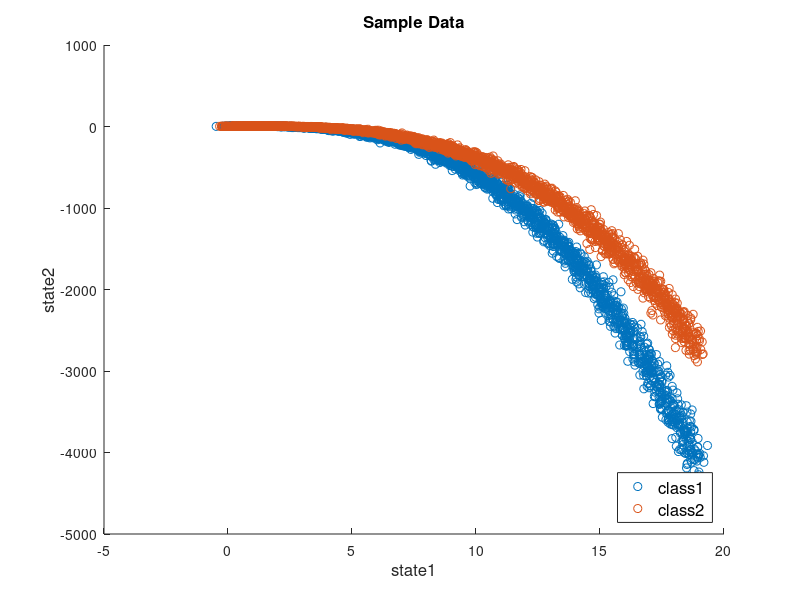

This chart was generated by the following MATLAB code: (Note: this script raises an error after producing the figure.)
clear all

%% fake grasper data runs
runs = 50;

nn = 100;
noiz = 0.2;

rangen = [0 6*pi];

paramsg1 = [2; 3; -0.3; -0.6]; %m, b
paramsg2 = [2; 3; -0.2; -0.4]; %m, b

Data_Online = [];
Y_Online = [];
Data_train = [];
Y_train = [];

X1_train = [];
X2_train = [];
X1_Online = [];
X2_Online = [];

LSD_online = [];
LSY_online = [];
LABELS_online = [];

LSD_train = [];
LSY_train = [];
LABELS_train = [];

for ii = 1:runs
    rng('shuffle')
    params1_temp = paramsg1 + randn(4,1)*0.01;
    params2_temp = paramsg2 + randn(4,1)*0.01;
    
    xm = linspace(rangen(1),rangen(2),nn)';

    xm1 = xm + randn(nn,1)*noiz;
    xm2 = xm + randn(nn,1)*noiz;

    d1 = [ones(nn,1), xm1, xm1.^2, xm1.^3];
    d2 = [ones(nn,1), xm2, xm2.^2, xm2.^3];

    yx1 = d1*params1_temp + randn(nn,1)*noiz;
    yx2 = d2*params2_temp + randn(nn,1)*noiz;


    X1 = [xm2, yx1];
    X2 = [xm1, yx2];
    

    
    if(ii < runs/2)
        Data_train = [Data_train; X1;X2];
        Y_train = [Y_train; ones(nn,1)*1;ones(nn,1)*2]; %;ones(nn,1)*3];
        X1_train = [X1_train; X1];
        X2_train = [X2_train; X2];
        
        LSD_train = [LSD_train; d1;d2];
        LSY_train = [LSY_train; yx1; yx2];
        LABELS_train = [LABELS_train; ones(nn,1)*1;ones(nn,1)*2];
    else
        Data_Online = [Data_Online; X1;X2];
        Y_Online = [Y_Online; ones(nn,1)*1;ones(nn,1)*2]; %;ones(nn,1)*3];
        X1_Online = [X1_Online; X1];
        X2_Online = [X2_Online; X2];
        
        LSD_online = [LSD_online; d1;d2];
        LSY_online = [LSY_online; yx1; yx2];
        LABELS_online = [LABELS_online; ones(nn,1)*1;ones(nn,1)*2];
    end
    
end

classes = unique(Y_train);

figure
scatter(X1_train(:,1),X1_train(:,2),'r.')
hold on
scatter(X2_train(:,1),X2_train(:,2),'b.')
%hold on
%scatter(X3(:,1),X3(:,2),'g.')
hold off
title('Sample Data','FontSize', 12)
xlabel('state1','FontSize', 12)
ylabel('state2','FontSize', 12)
hl = legend('class1','class2','Location','southeast');
set(hl,'FontSize',12);


%% plot the resulting seperations
tic
[h] = windowDiscriminantPlot(Data_train, Y_train, 0.5);
toc

%% Train the models for each
pthresh = 0.5;
kmeanlimit = 7;

if(~exist('kmg'))
    kmg = [];
end
[Models, kmg] = windowDiscriminantTrain2(Data_train, Y_train, pthresh, kmg, kmeanlimit, 'ploton');



%% Log Likelihood ratios with online data

disp('classification accuracy with Rods Discriminant:')
LLR_X1 = windowDiscriminantOnline(X1_Online, Models, classes, pthresh);
LLR_X1(end);
class_okay1 = LLR_X1 >= 0;
Accuracy1 = sum(class_okay1)/length(class_okay1)

LLR_X2 = windowDiscriminantOnline(X2_Online, Models, classes, pthresh);
LLR_X2(end);
class_okay2 = LLR_X2 <= 0;
Accuracy2 = sum(class_okay2)/length(class_okay2)


params = LeastSqauresTrain(LSD_train,LSY_train,LABELS_train);
disp('classification accuracy with least squares:')
AccLC = LeastSqauresClassify( LSD_online, LSY_online, LABELS_online,params);

figure
plot(LLR_X1,'r');
figure
plot(LLR_X2,'b');
